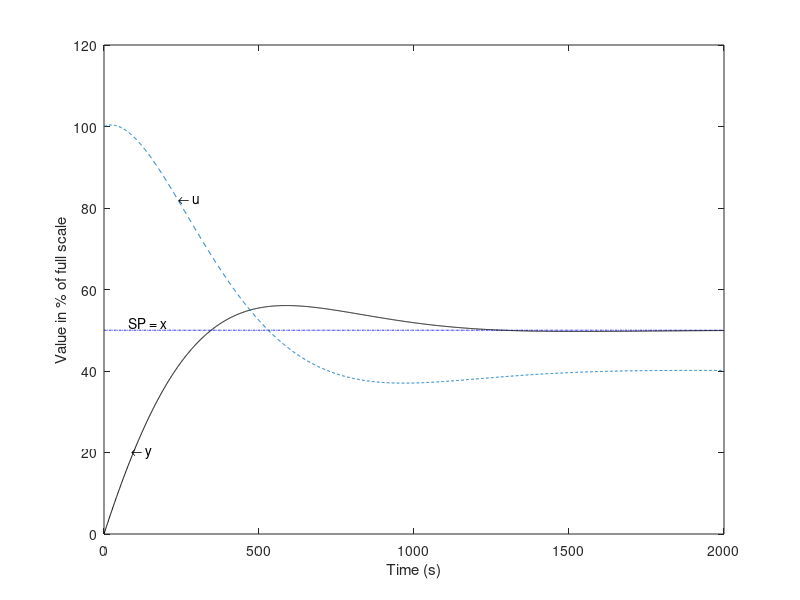

This chart was generated by the following MATLAB code:
% Questions
% For the system with transfer function of 1/(470s+1), a PI controller with kp = 2 and ki = 0.01 was used. External disturbance d of 10 suddenly appeared. Plot the system response. 

% Define the time vector from 0 to 2000
t = 0:2000;

% Set the setpoint value
x = 50;

% Define the proportional gain
kp = 2;

% Define the integral gain
ki = 0.01;

% Define the disturbance value
d = 10;

% Create the transfer function for the controller G(s) = kp + ki/s
G = tf([kp ki], [1 0]);

% Create the transfer function for the plant F(s) = 1/(470s + 1)
F = tf(1, [470 1]);

% Calculate the closed-loop transfer function Y(s) = F(s) / (1 + G(s)F(s))
Y = F / (1 + G * F);

% Compute the step response of the closed-loop system with disturbance
y = step((x * G + d) * Y, t);

% Calculate the transfer function for the control signal U(s) = G(s) / (1 + G(s)F(s))
U = G / (1 + G * F);

% Compute the step response of the control signal
u = step(x * U-d*F*U, t);


% Plot the setpoint as a blue dash-dot line
plot(t, t * 0 + x, 'b-.'); % blue dash-dot

% Hold the current plot
hold on

% Plot the output response as a black line
plot(t, y, 'k'); % Black line

% Plot the control signal as a dashed line
plot(t, u, '--'); % dash line

% Add text annotation for the control signal
text(240, 82, '\leftarrow u');

% Add text annotation for the setpoint
text(80, 52, 'SP = x');

% Add text annotation for the output response
text(90, 20, '\leftarrow y');

% Label the x-axis
xlabel('Time (s)');

% Label the y-axis
ylabel('Value in % of full scale');
